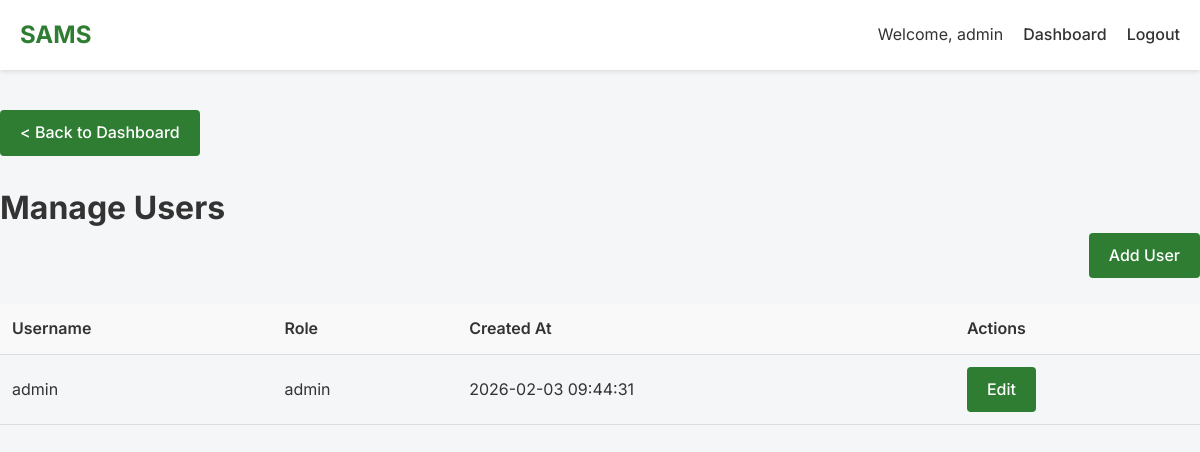
The page /users/manage (signed in) on the database as committed earlier.
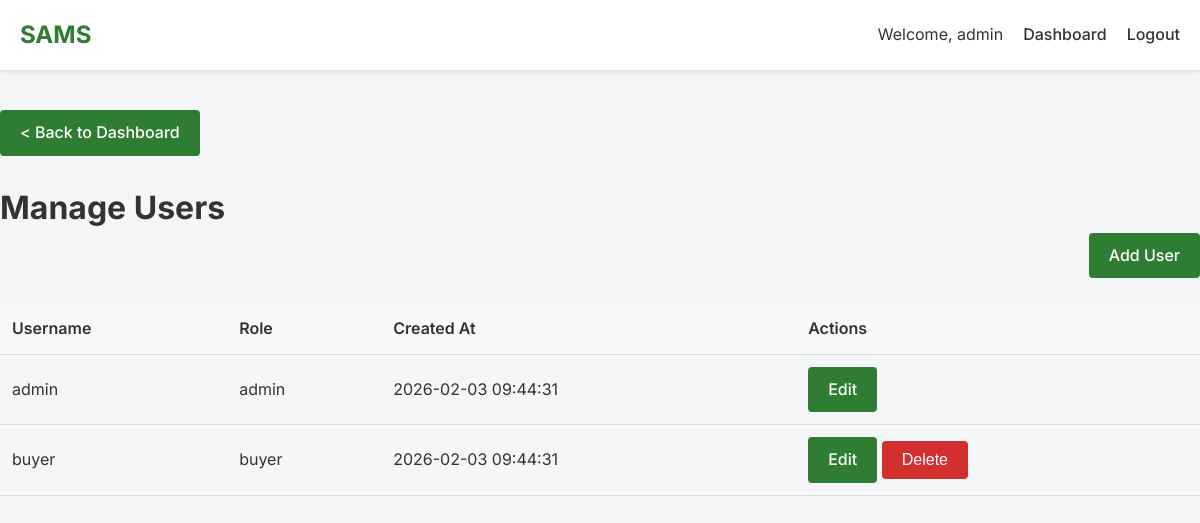
The same page on the database as committed later.
### tables this page shows
CREATE TABLE IF NOT EXISTS users (
    id INT AUTO_INCREMENT PRIMARY KEY,
    username VARCHAR(50) NOT NULL UNIQUE,
    password VARCHAR(255) NOT NULL,
    role ENUM('admin', 'farmer', 'buyer', 'expert', 'equipment_seller') DEFAULT 'farmer',
    created_at TIMESTAMP DEFAULT CURRENT_TIMESTAMP
);

### app/controllers/Users.php (called while the page is built, shortened)
<?php
class Users extends Controller
{
    protected $userModel;
    public function __construct()
    {
        $this->userModel = $this->model('User');
    }
    public function manage()
    {
        $users = $this->userModel->getUsers();
        $data = [
            'users' => $users
        ];
        $this->view('users/manage', $data);
    }
}

### app/core/App.php (called while the page is built, shortened)
<?php
class App
{
    protected $currentMethod = 'index';
    public function __construct()
    {
        $url = $this->getUrl();
        if (isset($url[0]) && file_exists('../app/controllers/' . ucwords($url[0]) . '.php')) {
            unset($url[0]);
        }
        $this->currentController = new $this->currentController;
        if (isset($url[1])) {
            if (method_exists($this->currentController, $url[1])) {
                $this->currentMethod = $url[1];
                unset($url[1]);
            }
        }
        $this->params = $url ? array_values($url) : [];
        call_user_func_array([$this->currentController, $this->currentMethod], $this->params);
    }
    public function getUrl()
    {
        if (isset($_GET['url'])) {
            $url = rtrim($_GET['url'], '/');
            $url = filter_var($url, FILTER_SANITIZE_URL);
            $url = explode('/', $url);
            return $url;
        }
        return ['pages'];
    }
}

### public/index.php (called while the page is built, shortened)
<?php
require_once '../app/core/App.php';
require_once '../app/core/Controller.php';
require_once '../app/core/Database.php';
$init = new App();

### app/core/Database.php (called while the page is built, shortened)
<?php
class Database {
    private $host = DB_HOST;
    private $user = DB_USER;
    private $pass = DB_PASS;
    private $dbname = DB_NAME;
    private $dbh;
    private $stmt;
    public function __construct() {
        $dsn = 'mysql:host=' . $this->host . ';dbname=' . $this->dbname;
        $options = array(
            PDO::ATTR_PERSISTENT => true,
            PDO::ATTR_ERRMODE => PDO::ERRMODE_EXCEPTION
        );
        try {
            $this->dbh = new PDO($dsn, $this->user, $this->pass, $options);
        } catch (PDOException $e) {
            $this->error = $e->getMessage();
            echo $this->error;
        }
    }
    public function query($sql) {
        $this->stmt = $this->dbh->prepare($sql);
    }
    public function execute() {
        return $this->stmt->execute();
    }
    public function resultSet() {
        $this->execute();
        return $this->stmt->fetchAll(PDO::FETCH_OBJ);
    }
}

### app/models/User.php (called while the page is built, shortened)
<?php
class User
{
    private $db;
    public function __construct()
    {
        $this->db = new Database;
    }
    public function getUsers()
    {
        $this->db->query('SELECT * FROM users');
        return $this->db->resultSet();
    }
}

### app/views/users/manage.php (the view)
<?php require APPROOT . '/views/inc/header.php'; ?>
<div class="row">
    <div class="col-md-12">
        <a href="<?php echo URLROOT; ?>/admin/dashboard" class="btn btn-primary">
            < Back to Dashboard</a>
                <br><br>
                <h1>Manage Users</h1>
                <a href="<?php echo URLROOT; ?>/users/add" class="btn btn-primary" style="float: right;">Add User</a>
                <br><br>
                <table class="table">
                    <thead>
                        <tr>
                            <th>Username</th>
                            <th>Role</th>
                            <th>Created At</th>
                            <th>Actions</th>
                        </tr>
                    </thead>
                    <tbody>
                        <?php foreach ($data['users'] as $user): ?>
                            <tr>
                                <td>
                                    <?php echo $user->username; ?>
                                </td>
                                <td>
                                    <?php echo $user->role; ?>
                                </td>
                                <td>
                                    <?php echo $user->created_at; ?>
                                </td>
                                <td>
                                    <a href="<?php echo URLROOT; ?>/users/edit/<?php echo $user->id; ?>"
                                        class="btn btn-primary">Edit</a>
                                    <?php if ($user->id != $_SESSION['user_id']): ?>
                                        <form action="<?php echo URLROOT; ?>/users/delete/<?php echo $user->id; ?>"
                                            method="post" style="display:inline;">
                                            <input type="submit" value="Delete" class="btn btn-primary"
                                                style="background-color: #d32f2f;">
                                        </form>
                                    <?php endif; ?>
                                </td>
                            </tr>
                        <?php endforeach; ?>
                    </tbody>
                </table>
    </div>
</div>
<?php require APPROOT . '/views/inc/footer.php'; ?>

### app/core/Controller.php (shortened to what this page needs)
<?php
class Controller
{
    public function model($model)
    {
        return new $model();
    }
    public function view($view, $data = [])
    {
        if (file_exists('../app/views/' . $view . '.php')) {
            require_once '../app/views/' . $view . '.php';
        } else {
            die('View does not exist');
        }
    }
}

### app/views/inc/header.php (shortened to what this page needs)
<!DOCTYPE html>
<html lang="en">
<head>
    <?php if (isset($_SESSION['user_role']) && $_SESSION['user_role'] == 'buyer'): ?>
        <link rel="stylesheet" href="<?php echo URLROOT; ?>/css/style.css">
    <?php else: ?>
        <link rel="stylesheet" href="<?php echo URLROOT; ?>/assets/css/style.css">
    <?php endif; ?>
</head>
<body>
    <div class="navbar">
        <div class="container">
            <a href="<?php echo URLROOT; ?>" class="brand">SAMS</a>
            <ul class="nav-links">
                <?php if (isset($_SESSION['user_id'])): ?>
                    <li>Welcome,
                        <?php echo $_SESSION['user_username']; ?>
                    </li>
                    <?php if ($_SESSION['user_role'] == 'admin'): ?>
                        <li><a href="<?php echo URLROOT; ?>/admin/dashboard">Dashboard</a></li>
                    <?php elseif ($_SESSION['user_role'] == 'farmer'): ?>
                        <li><a href="<?php echo URLROOT; ?>/farmer/dashboard">Dashboard</a></li>
                    <?php elseif ($_SESSION['user_role'] == 'buyer'): ?>
                        <li><a href="<?php echo URLROOT; ?>/buyer/dashboard">Dashboard</a></li>
                        <li><a href="<?php echo URLROOT; ?>/buyer/orders">My Orders</a></li>
                        <li><a href="<?php echo URLROOT; ?>/buyer/cart">Cart</a></li>
                    <?php endif; ?>
                    <li><a href="<?php echo URLROOT; ?>/users/logout">Logout</a></li>
                <?php else: ?>
                    <li><a href="<?php echo URLROOT; ?>/users/login">Login</a></li>
                <?php endif; ?>
            </ul>
        </div>
    </div>
    <div class="container main-content">

### app/views/inc/footer.php (shortened to what this page needs)
</div>
</body>
</html>

### public/assets/css/style.css (style rules this page uses)
:root { --primary-color: #2e7d32; --secondary-color: #4caf50; --background-color: #f4f6f8; --text-color: #333; --white: #fff; --error: #d32f2f; }
* { box-sizing: border-box; margin: 0; padding: 0; }
body { font-family: 'Inter', sans-serif; background-color: var(--background-color); color: var(--text-color); line-height: 1.6; }
a { text-decoration: none; color: var(--primary-color); }
ul { list-style: none; }
.container { max-width: 1200px; margin: 0 auto; padding: 0 20px; }
.navbar { background-color: var(--white); box-shadow: 0 2px 4px rgba(0,0,0,0.1); padding: 1rem 0; }
.navbar .container { display: flex; justify-content: space-between; align-items: center; }
.brand { font-size: 1.5rem; font-weight: 700; color: var(--primary-color); }
.nav-links { display: flex; gap: 20px; }
.nav-links a { color: var(--text-color); font-weight: 500; }
.main-content { padding: 40px 0; }
.btn { display: inline-block; padding: 10px 20px; border: none; border-radius: 4px; cursor: pointer; font-size: 1rem; font-weight: 500; transition: background 0.3s; }
.btn-primary { background: var(--primary-color); color: var(--white); }
.table { width: 100%; border-collapse: collapse; margin-top: 20px; }
.table th, .table td { padding: 12px; text-align: left; border-bottom: 1px solid #ddd; }
.table th { background-color: #f9f9f9; font-weight: 600; }

Rows that differ between the two databases and show on the page:
added users: username "buyer", role "buyer", created_at "2026-02-03 09:44:31"
